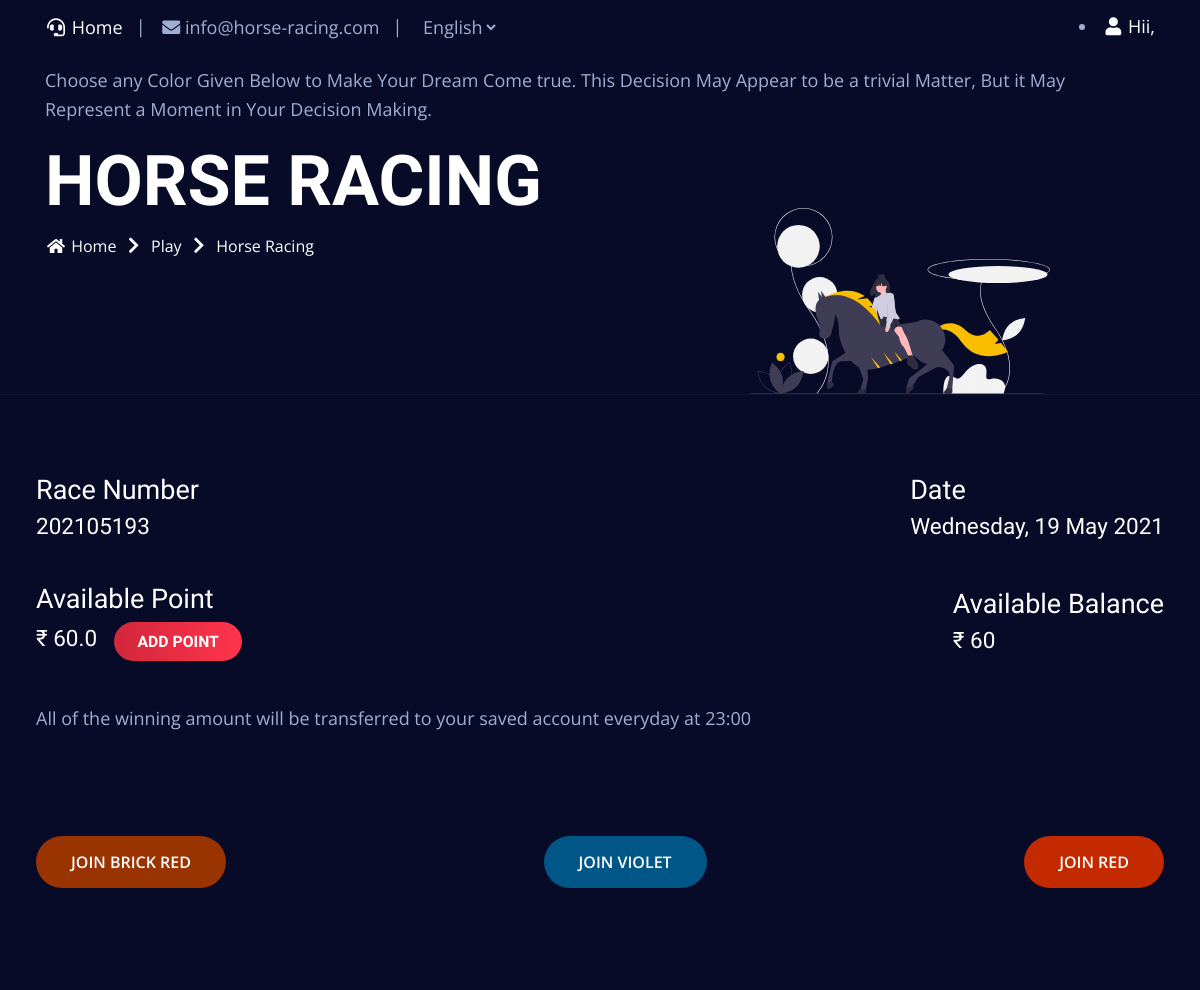
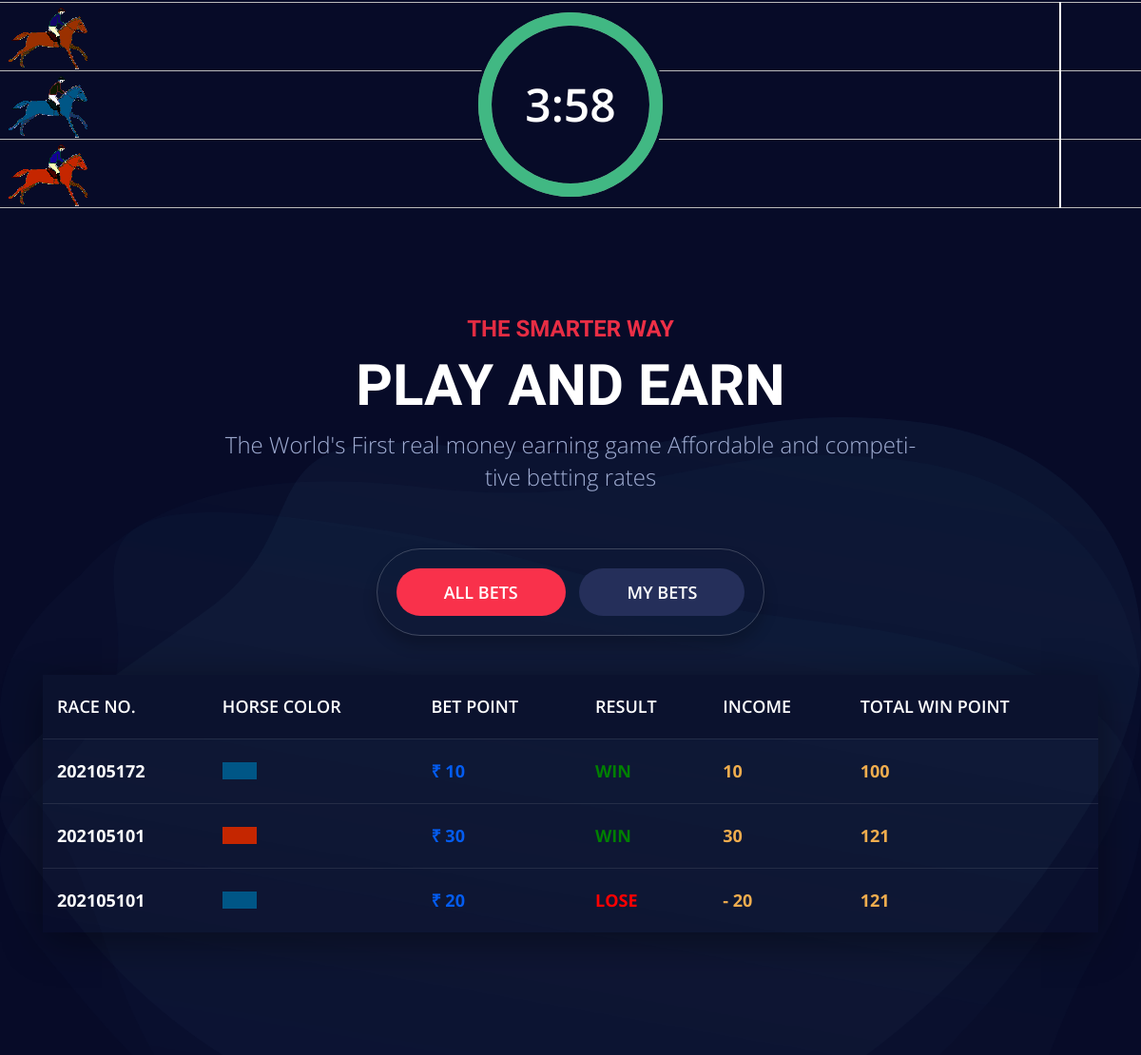
Screenshot of /tournaments (signed in) with the database file from the repository (2 pictures, top to bottom).
### horse_racing/models.py (models this page shows, shortened)
class Registration(models.Model):
    referral = models.CharField(max_length=12, null=False)
    phone_number = models.IntegerField(blank=True, unique=True)
    full_name = models.CharField(max_length=255, blank=True)
    user = models.ForeignKey(User, on_delete=models.CASCADE, null=True)
    balance = models.CharField(max_length=50, default="10")
    win_balance = models.CharField(max_length=50, default='0')

class GamePlayHistory(models.Model):
    time = models.TimeField(auto_now_add=True)
    date = models.DateField(auto_now_add=True)
    amount = models.IntegerField()
    which_horse = models.CharField(max_length=20)
    result = models.CharField(max_length=10, default='Lose')
    game = models.ForeignKey(HorseRacing, on_delete=models.CASCADE, related_name="horse_history", default=None, null=True)
    player = models.ForeignKey(User, on_delete=models.CASCADE, related_name="user_history", default=None, null=True)
    total_bet = models.IntegerField(default=0)

class HorseRacing(models.Model):
    game_no = models.IntegerField()
    open = models.BooleanField(default=True)
    timestamp = models.DateTimeField(auto_now_add=True)
    horse1 = models.IntegerField(default=0)
    horse2 = models.IntegerField(default=0)
    horse3 = models.IntegerField(default=0)
    winner = models.CharField(max_length=10, default="No One")

### horse_racing/views.py (the view, shortened to what this page needs)
# urls.py: path('tournaments', views.tournaments, name="tournaments"),
@login_required(login_url='/login')
def tournaments(request):
    global time_left
    now = datetime.datetime.now()
    time_diff = str(time_left - now)
    if time_diff[0:5] == '-1 da':
        time_left = datetime.datetime.now() + datetime.timedelta(minutes=4)
        current_second = 240
        milli_sec = 240000
    else:
        current_minute = time_diff[2:4]
        current_second = time_diff[5:7]
        if '0' in current_second:
            current_second = current_second[1]
        elif '0' in current_minute:
            current_minute = current_minute[1]
        current_second = (int(current_minute) * 60) + int(current_second)
        current_second = int(current_second)
        milli_sec = current_second * 1000
    user = request.user
    g_no = HorseRacing.objects.latest('timestamp')
    if g_no.open:
        g_no = g_no.game_no
    if Registration.objects.filter(user=user).exists():
        bal = Registration.objects.get(user=request.user)
        win_bal = bal.win_balance
        bal = bal.balance
    d = str(g_no)
    cond = ['-time']
    all_bets = GamePlayHistory.objects.all().order_by(*cond)
    my_bets = GamePlayHistory.objects.filter(player=user).order_by(*cond)
    context = {
        'play': 'active',
        "race_no": d,
        "bal": bal,
        "second_left": current_second,
        "milli_sec_left": milli_sec,
        "win_bal": win_bal,
        "all_bets": all_bets,
        "my_bets": my_bets,
    }
    return render(request, "tournaments.html", context)

### horse_racing/templates/tournaments.html (shortened to what this page needs)
{% load static %}
<!DOCTYPE html>
<html lang="en">
<head>
	<link rel="stylesheet" href="{% static 'assets/css/bootstrap.min.css' %}">
	<link rel="stylesheet" href="{% static 'assets/css/plugin.css' %}">
	<link rel="stylesheet" href="{% static 'assets/css/style.css' %}">
	<link rel="stylesheet" href="{% static 'assets/css/responsive.css' %}">
	<link rel="stylesheet" href="{% static 'assets/css/custom-styles.css' %}">
	<link rel="stylesheet" href="{% static 'assets/css/countdown.css' %}">
</head>
<body>
	<header class="header">
		<section class="top-header">
			<div class="container">
				<div class="row">
					<div class="col-lg-12">
						<div class="content">
							<div class="left-content">
								<ul class="left-list">
									<li>
										<p>
											<a href="/"><i class="fas fa-headset"></i>	Home</a>
										</p>
									</li>
									<li>
										<p>
											<i class="fas fa-envelope"></i>	info@horse-racing.com
										</p>
									</li>
									<li>
										<div class="language-selector">
											<select name="language" class="language">
												<option value="1">English</option>
											</select>
										</div>
									</li>
								</ul>
							</div>
							<div class="right-content">
								<li class="">
										{% if user.is_authenticated %}
										<a class="sign-in" href="profile">
											<i class="fas fa-user"></i> Hii, {{user.first_name}}
										{% else %}
										<a href="login" class="sign-in">
											<i class="fas fa-user"></i> Sign In
										{% endif %}
										</a>
								</li>
							</div>
						</div>
					</div>
				</div>
			</div>
		</section>
	</header>
<section class="breadcrumb-area bc-tournaments">
	<img class="bc-img" src="{% static 'assets/images/game/racing-horse.svg' %}" alt="">
	<div class="container">
		<p class="motivation">Choose  any Color Given Below to Make Your Dream Come true. This Decision May Appear to be a trivial Matter,
		 But it May Represent a Moment in Your Decision Making.</p>
		<div class="row">
			<div class="col-lg-12">
				<h4 class="title">
					Horse Racing
				</h4>
				<ul class="breadcrumb-list">
					<li>
						<a href="/">
							<i class="fas fa-home"></i>
							Home
						</a>
					</li>
					<li>
						<span><i class="fas fa-chevron-right"></i> </span>
					</li>
					<li>
						<a href="play">Play</a>
					</li>
					<li>
						<span><i class="fas fa-chevron-right"></i> </span>
					</li>
					<li>
						<a href="tournaments">Horse Racing</a>
					</li>
				</ul>
			</div>
		</div>
	</div>
</section>
<div class="next-race">
</div>
<section class="balance-and-race-no" autofocus>
	<div class="race-no">
		<h3>Race Number</h3>
		<h4>{{race_no}}</h4>
	</div>
	<div class="race-no">
		<h3>Date</h3>
		<h4 id="date"></h4>
	</div>
</section>
{% if user.is_authenticated %}
<section class="balance-and-race-no">
	<div class="race-no">
		<h3>Available Point</h3>
		<h4>&#8377; <span id="wallet_bal">{{bal}}</span>  &nbsp <button class="mybtn1 add-point" data-target="#add_point" data-toggle="modal">Add Point</button></h4>
	</div>
	<div class="balance">
		<h3>Available Balance</h3>
		<h4>&#8377 <span id="win_wallet_bal">{{win_bal}}</span></h4>
	</div>
</section>
{% endif %}
<marquee behavior="" direction="left" class="balance-and-race-no">All of the winning amount will be transferred to your
	saved account everyday at 23:00</marquee>
{% if user.is_authenticated %}
<section class="balance-and-race-no buttons hide">
	<div class="race-no">
		<button class='mybtn1 green' data-toggle="modal" data-target="#join_game"  onclick="set_horse('horse1')">Join Brick Red</button>
	</div>
	<div class="balance">
		<button class='mybtn1 violet' data-toggle="modal" data-target="#join_game" onclick="set_horse('horse2')">Join Violet</button>
	</div>
	<div class="balance">
		<button class='mybtn1 red' data-toggle="modal" data-target="#join_game" onclick="set_horse('horse3')">Join Red</button>
	</div>
</section>
{% endif %}
<div class="racing-section">
	<div class="countdown">
		<div id="app"></div>
	</div>
	<div class="running-horses">
		<div class="horse horse-1">
			<div class="horse-gif">
				<img src="{% static 'assets/images/game/standing-horse.png' %}" alt="">
			</div>
		</div>
	</div>
	<div class="horse horse-2">
		<div class="horse-gif">
			<img src="{% static 'assets/images/game/standing-horse.png' %}" alt="">
		</div>
	</div>
	<div class="horse horse-3">
		<div class="horse-gif">
			<img src="{% static 'assets/images/game/standing-horse.png' %}" alt="">
		</div>
	</div>
</div>
<section class="activities">
	<img class="shape shape1" src="{% static 'assets/images/people/shape1.png' %}" alt="">
	<img class="shape shape2" src="{% static 'assets/images/people/shape2.png' %}" alt="">
	<div class="container">
		<div class="row justify-content-center">
			<div class="col-lg-8 col-md-10">
				<div class="section-heading">
					<h5 class="subtitle">
						The Smarter Way
					</h5>
					<h2 class="title">
						Play and Earn
					</h2>
					<p class="text">
						The World's First real money earning game
						Affordable and competitive betting rates
					</p>
				</div>
			</div>
		</div>
		<div class="row">
			<div class="col-lg-12">
				<div class="tab-menu-area">
					<ul class="nav nav-lend mb-3" id="pills-tab" role="tablist">
						<li class="nav-item active">
							<a class="nav-link active" id="pills-all-bets-tab" data-toggle="pill" href="#pills-all-bets" role="tab"
								aria-controls="pills-all-bets" aria-selected="false">All bets</a>
						</li>
						<li class="nav-item">
								<a class="nav-link" id="pills-my-bets-tab" data-toggle="pill" href="#pills-my-bets" role="tab" aria-controls="pills-my-jackpots" aria-selected="false">My Bets</a>
						</li>
					</ul>
				</div>
				<div class="tab-content" id="pills-tabContent">
					<div class="tab-pane fade show active" id="pills-all-bets" role="tabpanel"
						aria-labelledby="pills-all-bets-tab">
						<div class="responsive-table">
							<table class="table">
								<thead>
									<tr>
										<th scope="col">RACE NO.</th>
										<th scope="col">Horse COLOR</th>
										<th scope="col">BET POINT</th>
										<th scope="col">RESULT</th>
										<th scope="col">INCOME</th>
										<th scope="col">TOTAL WIN POINT</th>
									</tr>
								</thead>
								<tbody>
								{% for all_bet in all_bets %}
									<tr>
										<td>
											{{all_bet.game.game_no}}
										</td>
										<td>
											{% if all_bet.which_horse == 'horse1' %}
											<div class="color-horse1"></div>
											{% elif all_bet.which_horse == 'horse2' %}
											<div class="color-horse2"></div>
											{% else %}
											<div class="color-horse3"></div>
											{% endif %}
										</td>
										<td>
											&#8377 {{all_bet.amount}}
										</td>
										{% if all_bet.result == 'Lose' %}
										<td class="lose">Lose</td>
										{% else %}
										<td class="win">Win</td>
										{% endif %}
										{% if all_bet.result == 'Lose' %}
										<td>- {{all_bet.amount}}</td>
										{% else %}
										<td>{{all_bet.amount}}</td>
										{% endif %}
										<td>{{all_bet.total_bet}}</td>
									</tr>
								{% endfor %}
								</tbody>
							</table>
						</div>
					</div>
				</div>
			</div>
		</div>
	</div>
</section>
</body>
</html>

### horse_racing/static/assets/css/custom-styles.css (style rules this page uses)
.lose { color: red !important; }
.win { color: green !important; }
.color-horse2 { width: 2em; height: 1em; background: #005686; }
.color-horse3 { width: 2em; height: 1em; background: #c52600; }
.horse-1 { background-color: #070b28; border-bottom: 1px solid #bbb; border-top: 1px solid #bbb; }
.horse-2 { background-color: #070b28; border-bottom: 1px solid #bbb; }
.horse-3 { background-color: #070b28; border-bottom: 1px solid #bbbbbb; }
.horse-1 .horse-gif { position: relative; }
.horse-2 .horse-gif { position: relative; }
.horse-3 .horse-gif { position: relative; }
.horse-2 img { filter: hue-rotate(180deg); }
.horse-3 img { filter: saturate(1.5); }
.motivation { padding-top: 2em; }
.racing-section::before { content: ''; width: 2px; height: 100%; position: absolute; background: #fff; right: 7%; }
.balance-and-race-no { background: #070b28; padding: 1em 2em; display: flex; justify-content: space-between; align-items: center; }
.balance-and-race-no h3 { font-size: 1.5em; }
.balance-and-race-no h4 { font-size: 1.25em; }
.mybtn1.green { background: #993300; }
.mybtn1.violet { background: #005686; margin: 2em 0; }
.mybtn1.red { background: #c32a00; }
.balance-and-race-no.buttons { padding-top: 3em; padding-bottom: 4em; }
.breadcrumb-area.bc-tournaments { padding-top: 30px; }
.activities { overflow: hidden; }
.add-point { font-size: 0.7em; padding: 0.6em 1.5em; }

### horse_racing/static/assets/css/countdown.css (style rules this page uses)
.racing-section { position: relative; }
.countdown { background: #070b28; display: flex; justify-content: center; position: absolute; left: 50%; border-radius: 50%; top: 50%; transform: translate(-50%, -50%); transition: all 300ms ease-in; }
.next-race { background: #070b28; display: flex; justify-content: center; align-items: center; padding-top: 1em; padding-top: 1em; padding-bottom: 1em; }

### rows the page displays
Registration: balance "60.0", win_balance "60"
GamePlayHistory: game.game_no "202105172", which_horse "horse2" (drawn), amount "10", result "WIN", total_bet "100"
GamePlayHistory: game.game_no "202105101", which_horse "horse3" (drawn), amount "30", result "WIN", total_bet "121"
GamePlayHistory: game.game_no "202105101", which_horse "horse2" (drawn), amount "20", result "LOSE", total_bet "121"

### other values shown
{{ race_no }} "202105193"
